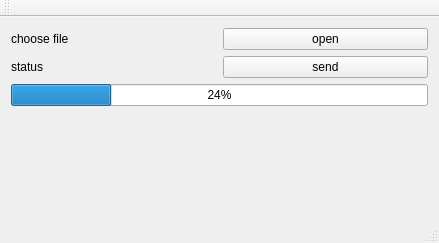
<?xml version="1.0" encoding="UTF-8"?>
<ui version="4.0">
 <class>sendwidget</class>
 <widget class="QMainWindow" name="sendwidget">
  <property name="geometry">
   <rect>
    <x>0</x>
    <y>0</y>
    <width>439</width>
    <height>243</height>
   </rect>
  </property>
  <property name="windowTitle">
   <string>sendwidget</string>
  </property>
  <widget class="QWidget" name="centralWidget">
   <layout class="QVBoxLayout" name="verticalLayout_2">
    <item>
     <layout class="QHBoxLayout" name="horizontalLayout">
      <item>
       <widget class="QLabel" name="LB_showMsg">
        <property name="text">
         <string>choose file</string>
        </property>
       </widget>
      </item>
      <item>
       <widget class="QPushButton" name="BT_openFile">
        <property name="text">
         <string>open</string>
        </property>
       </widget>
      </item>
     </layout>
    </item>
    <item>
     <layout class="QVBoxLayout" name="verticalLayout_3">
      <item>
       <layout class="QHBoxLayout" name="horizontalLayout_2">
        <item>
         <widget class="QLabel" name="LB_status">
          <property name="text">
           <string>status</string>
          </property>
         </widget>
        </item>
        <item>
         <widget class="QPushButton" name="BT_sendFile">
          <property name="text">
           <string>send</string>
          </property>
         </widget>
        </item>
       </layout>
      </item>
     </layout>
    </item>
    <item>
     <widget class="QProgressBar" name="progressBar">
      <property name="value">
       <number>24</number>
      </property>
     </widget>
    </item>
    <item>
     <spacer name="verticalSpacer">
      <property name="orientation">
       <enum>Qt::Vertical</enum>
      </property>
      <property name="sizeHint" stdset="0">
       <size>
        <width>20</width>
        <height>40</height>
       </size>
      </property>
     </spacer>
    </item>
   </layout>
  </widget>
  <widget class="QMenuBar" name="menuBar">
   <property name="geometry">
    <rect>
     <x>0</x>
     <y>0</y>
     <width>439</width>
     <height>23</height>
    </rect>
   </property>
  </widget>
  <widget class="QToolBar" name="mainToolBar">
   <attribute name="toolBarArea">
    <enum>TopToolBarArea</enum>
   </attribute>
   <attribute name="toolBarBreak">
    <bool>false</bool>
   </attribute>
  </widget>
  <widget class="QStatusBar" name="statusBar"/>
 </widget>
 <layoutdefault spacing="6" margin="11"/>
 <resources/>
 <connections/>
</ui>
